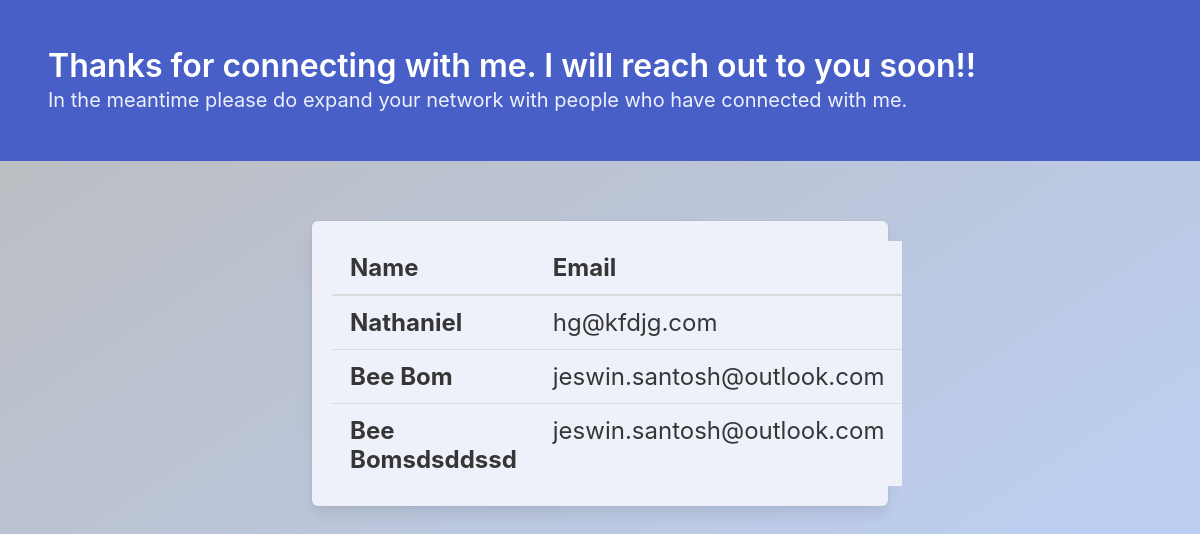
Before: /completed with the older database file.
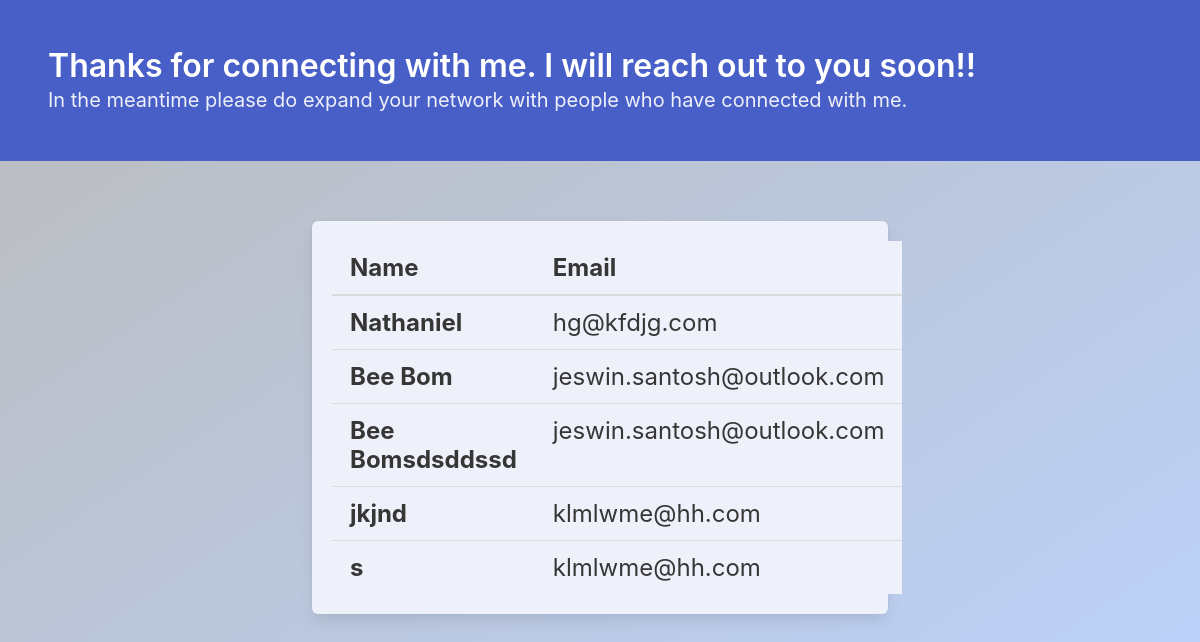
After: the same page with the newer database file.
### res/models.py (models this page shows, shortened)
class Contact(models.Model):
    first_name = models.CharField(max_length=200)
    subject = models.CharField(max_length=200)
    email=models.EmailField()
    message=models.CharField(max_length=400)

### res/views.py (the view)
# urls.py: path('completed',views.completed, name='completed'),
def completed(request):
    data=Contact.objects.all()
    context2={
        'data': data
    }
    return render(request,'completed.html',context2)

### res/templates/completed.html (shortened to what this page needs)
{% load static %}
<html lang="en">
<head>
    <link rel="stylesheet" href="https://cdn.jsdelivr.net/npm/bulma@0.9.3/css/bulma.min.css">
</head>
<body style="background-image: linear-gradient(to bottom right, rgb(187, 187, 187), rgb(188, 211, 255));">
    <section class="hero is-link is-offset-3">
      <div class="hero-body">
        <p class="title">
          Thanks for connecting with me. I will reach out to you soon!!
        </p>
        <p class="subtitle">
          In the meantime please do expand your network with people who have connected with me.
        </p>
      </div>
    </section>
    <div class="column is-6 is-offset-3 mt-6">
      <div class="box has-text-centered has-background-link-light">
        <table class="table is-hoverable is-fullwidth is-size-4 has-background-link-light">
          <thead>
            <tr>
              <th>Name</th>
              <th>Email</th>
            </tr>
          </thead>
          {% for i in data %}
          <tr>
              <th>{{ i.first_name}}</th>
              <td>{{ i.email}}</td>
          </tr>
          {% endfor %}
        </table>
      </div>
    </div>
</body>
</html>

Changed rows visible on the page:
added Contact: first_name "jkjnd", email "klmlwme@hh.com"
added Contact: first_name "s", email "klmlwme@hh.com"
